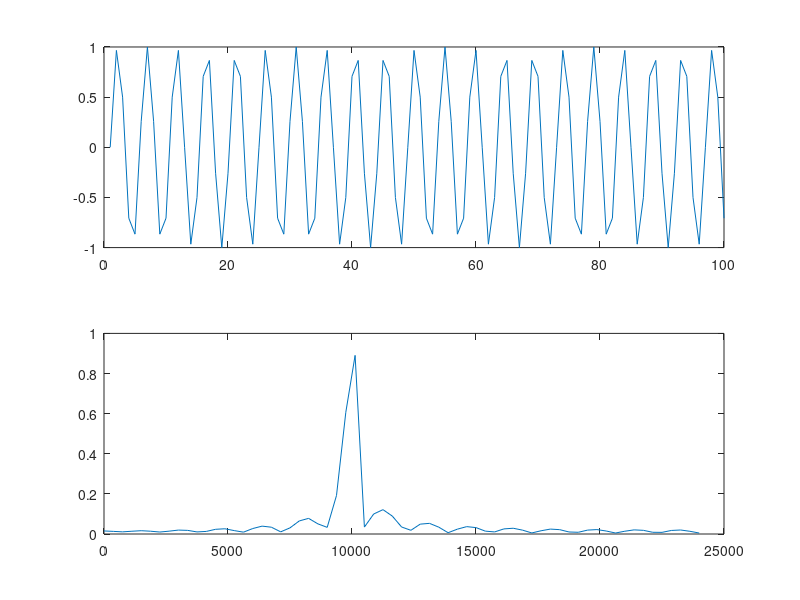
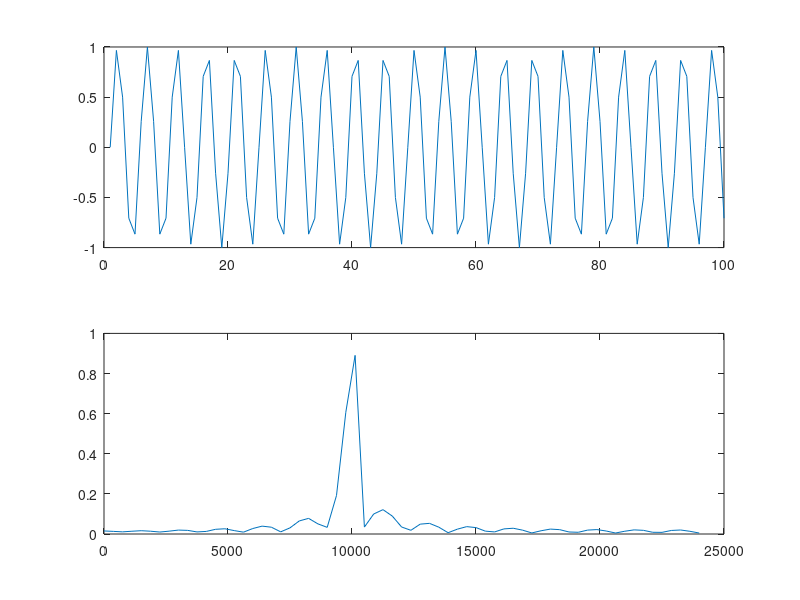

Source code (MATLAB) for these figures, in order:
clear
clc;    
L=100;
fp=48000;
f=10000;

t=(0:L-1)/fp;
y=sin(2*pi*f*t);

NFFT = 2^nextpow2(L);
Y = fft(y,NFFT)/L;
f = fp/2*linspace(0,1,NFFT/2+1);

subplot(2,1,1);
plot(y);
subplot(2,1,2);
plot(f,2*abs(Y(1:NFFT/2+1)));
print -deps zad1_4.jpg
print -deps zad1_4.png
